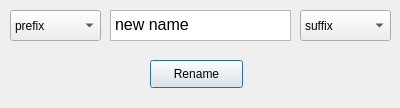
<?xml version="1.0" encoding="UTF-8"?>
<ui version="4.0">
 <class>multiRenameDialog</class>
 <widget class="QDialog" name="multiRenameDialog">
  <property name="geometry">
   <rect>
    <x>0</x>
    <y>0</y>
    <width>400</width>
    <height>108</height>
   </rect>
  </property>
  <property name="minimumSize">
   <size>
    <width>400</width>
    <height>108</height>
   </size>
  </property>
  <property name="windowTitle">
   <string>MultiRename</string>
  </property>
  <widget class="QComboBox" name="prefixComboBox">
   <property name="geometry">
    <rect>
     <x>10</x>
     <y>10</y>
     <width>91</width>
     <height>31</height>
    </rect>
   </property>
   <item>
    <property name="text">
     <string>prefix</string>
    </property>
   </item>
   <item>
    <property name="text">
     <string>a~z</string>
    </property>
   </item>
   <item>
    <property name="text">
     <string>first</string>
    </property>
   </item>
   <item>
    <property name="text">
     <string>I~X</string>
    </property>
   </item>
  </widget>
  <widget class="QTextEdit" name="newName">
   <property name="geometry">
    <rect>
     <x>110</x>
     <y>10</y>
     <width>181</width>
     <height>31</height>
    </rect>
   </property>
   <property name="html">
    <string>&lt;!DOCTYPE HTML PUBLIC &quot;-//W3C//DTD HTML 4.0//EN&quot; &quot;http://www.w3.org/TR/REC-html40/strict.dtd&quot;&gt;
&lt;html&gt;&lt;head&gt;&lt;meta name=&quot;qrichtext&quot; content=&quot;1&quot; /&gt;&lt;style type=&quot;text/css&quot;&gt;
p, li { white-space: pre-wrap; }
&lt;/style&gt;&lt;/head&gt;&lt;body style=&quot; font-family:'SimSun'; font-size:9pt; font-weight:400; font-style:normal;&quot;&gt;
&lt;p style=&quot; margin-top:0px; margin-bottom:0px; margin-left:0px; margin-right:0px; -qt-block-indent:0; text-indent:0px;&quot;&gt;&lt;span style=&quot; font-size:12pt;&quot;&gt;new name&lt;/span&gt;&lt;/p&gt;&lt;/body&gt;&lt;/html&gt;</string>
   </property>
  </widget>
  <widget class="QComboBox" name="suffixComboBox">
   <property name="geometry">
    <rect>
     <x>300</x>
     <y>10</y>
     <width>91</width>
     <height>31</height>
    </rect>
   </property>
   <item>
    <property name="text">
     <string>suffix</string>
    </property>
   </item>
   <item>
    <property name="text">
     <string>a~z</string>
    </property>
   </item>
   <item>
    <property name="text">
     <string>first</string>
    </property>
   </item>
   <item>
    <property name="text">
     <string>I~X</string>
    </property>
   </item>
  </widget>
  <widget class="QPushButton" name="renamePushButton">
   <property name="geometry">
    <rect>
     <x>150</x>
     <y>60</y>
     <width>93</width>
     <height>28</height>
    </rect>
   </property>
   <property name="text">
    <string>Rename</string>
   </property>
  </widget>
 </widget>
 <resources/>
 <connections/>
</ui>
